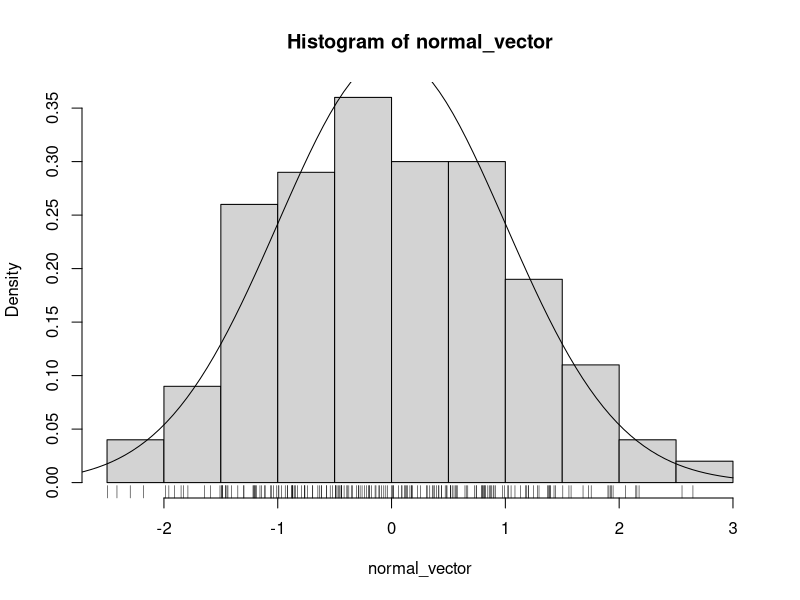
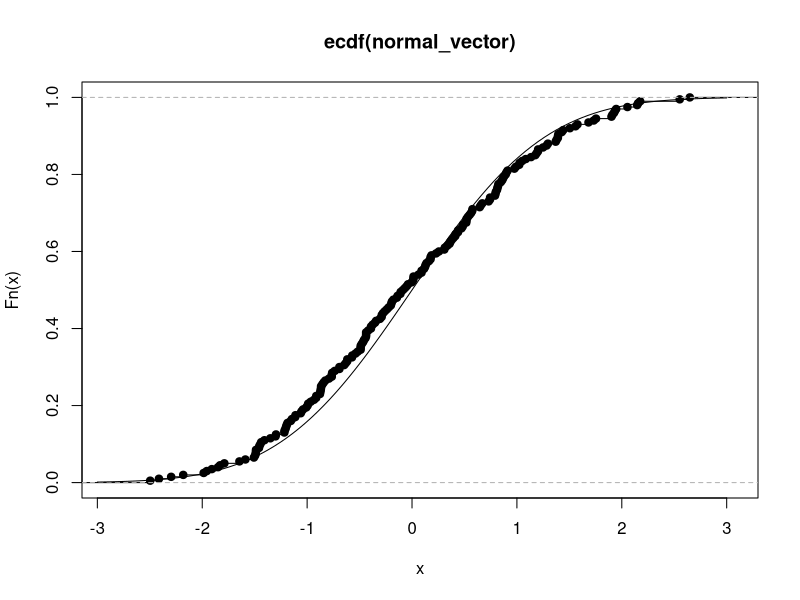
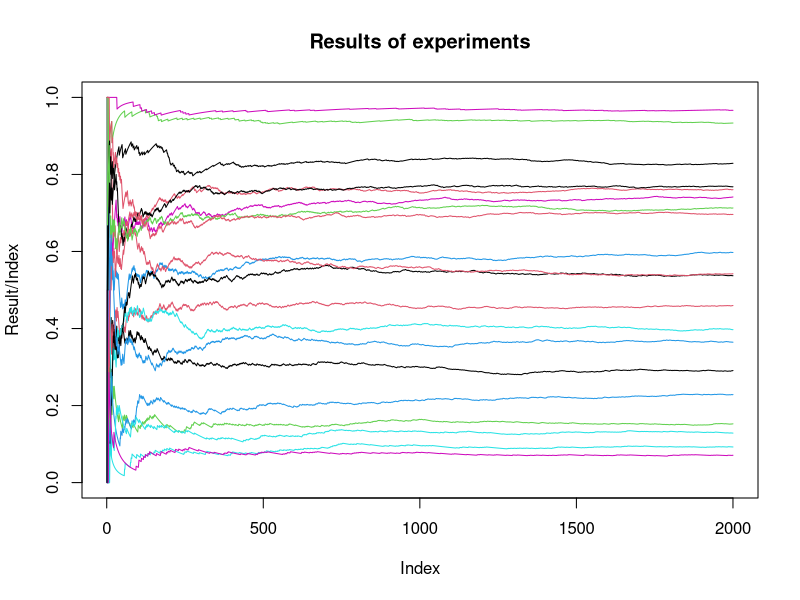
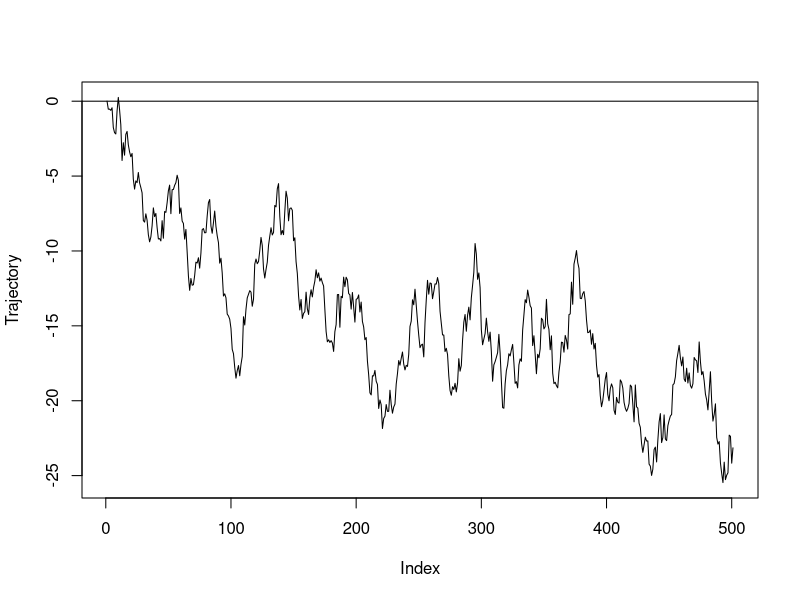
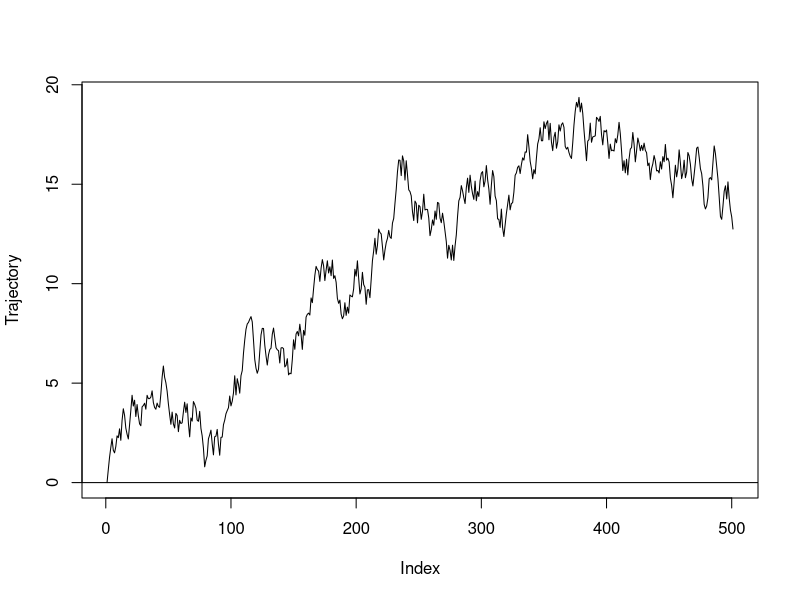
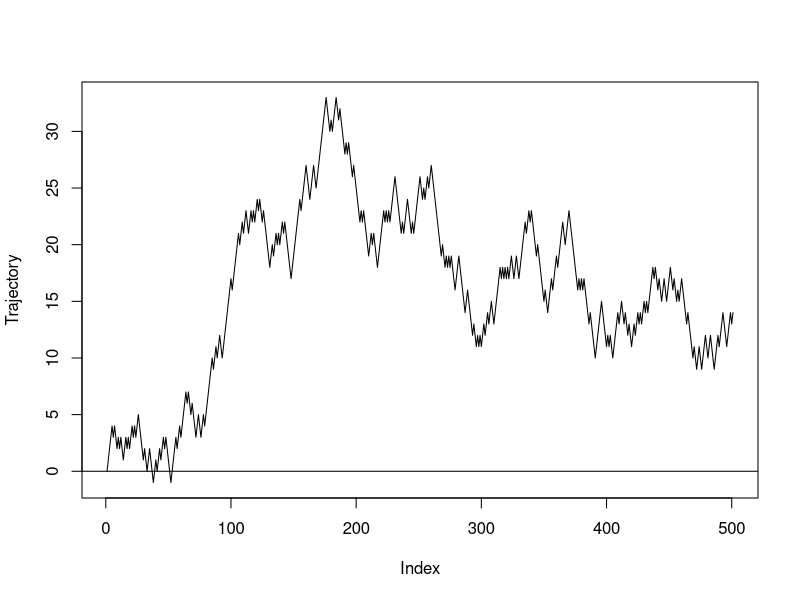

Write R code to recreate these figures, in order.
## ---- chunk 1
n <- 12

set.seed(10)
x <- runif(n)
x
## ---- chunk 2
normal_variable <- (sum(x) - n/2) / (sqrt(n/12))
normal_variable
## ---- chunk 3
normal <- function(){
  n <- 12
  x <- runif(n)
  normal_variable <- (sum(x) - n/2) / (sqrt(n/12))
  return(normal_variable)
}
normal()
## ---- chunk 4
m <- 200
normal_vector <- vector()
for (i in 1:m){
  normal_vector <- c(normal_vector, normal())
}
## ---- chunk 5
{
hist(normal_vector, prob = TRUE)
rug(normal_vector)
curve(dnorm, from = -3, to = 3, add = TRUE)
}
## ---- chunk 6
ecdf(normal_vector)
{
plot(ecdf(normal_vector))
curve(pnorm, from = -3, to = 3, add = TRUE)
}
ks.test(normal_vector, pnorm)
## ---- chunk 7
bern <- function(alfa, beta){
  x <- runif(1)
  return(as.integer(x < alfa / (alfa + beta)))
}

experiment <- function(alfa, beta, n){
X <- vector()
for (i in 1:n){
  Xn <- bern(alfa + sum(X), beta + length(X) - sum(X))
  X <- c(X, Xn)
}

S <- cumsum(X)
return(S)
}
## ---- chunk 8
alfa <- 1
beta <- 1
n <- 2000
data_for_plot <- data.frame(x = 1:n)

for(i in 1:20){
  results <- experiment(alfa, beta, n)
  name <- paste0("experiment", i)
  data_for_plot[name] <- results / (1:n)
}

# Creating plot
matplot(data_for_plot$x, data_for_plot[, -1], type = "l", lty = 1,
        xlab = "Index", ylab = "Result/Index", main = "Results of experiments")
## ---- chunk 9
generate_betas <- function(alfa, beta, n, m){
 betas <- vector()

  for(i in 1:m){
    results <- experiment(alfa, beta, n)
    betas <- c(betas, results[n]/n)
  }
 return(betas)
}

my_betas <- generate_betas(1, 1, 200, 200)
ks.test(my_betas, "pbeta", shape1 = 1, shape2 = 1)

my_betas <- generate_betas(3, 2, 200, 200)
ks.test(my_betas, "pbeta", shape1 = 3, shape2 = 2)

my_betas <- generate_betas(11, 1, 200, 200)
ks.test(my_betas, "pbeta", shape1 = 11, shape2 = 1)

my_betas <- generate_betas(0.5, 0.5, 200, 200)
ks.test(my_betas, "pbeta", shape1 = 0.5, shape2 = 0.5)

my_betas <- generate_betas(5, 31, 200, 200)
ks.test(my_betas, "pbeta", shape1 = 5, shape2 = 31)
## ---- chunk 10
rm(list = ls())
## ---- chunk 11
random_walk <- function(distribution, n, ...){
Sn <- cumsum(distribution(n, ...))
Sn <- c(0, Sn)
Tn <- cumsum(as.integer(Sn > 0)) / (1:(n+1))

return(list(Sn = Sn, Tn = Tn))
}


two_pointed <- function(n, alfa, beta){
  x <- runif(n)
  return(as.integer(x < alfa / (alfa + beta))*2 - 1)
}

normal_walk <- random_walk(rnorm, 500, mean = 0, sd = 1)
unif_walk <- random_walk(runif, 500, min = -1, max = 1)
bern_walk <- random_walk(two_pointed, 500, alfa = 1, beta = 1)

plot(normal_walk$Sn, type = "l", ylab = "Trajectory") + abline(h = 0) 
plot(unif_walk$Sn, type = "l", ylab = "Trajectory") + abline(h = 0)
plot(bern_walk$Sn, type = "l", ylab = "Trajectory") + abline(h = 0)


generate_Tn <- function(distribution, n, m, ...){
result <- vector()
for (i in (1:m)){
  walk <- random_walk(distribution, n, ...)
  result <- c(result, walk$Tn[length(walk$Tn)])
}
return(result)
}

realization_Tn <- generate_Tn(rnorm, 500, 50, mean = 0, sd = 1)
ks.test(realization_Tn, "pbeta", shape1 = 1/2, shape2 = 1/2)
## ---- chunk 12
rm(list = ls())
## ---- chunk 13
argmin <- vector()

for (i in 1:10000){
W = rexp(3, rate = c(1, 2, 5))
argmin <- c(argmin, which.min(W))
}

table(argmin) / length(argmin)

# Function for generating discrete variables
generate_discretes <- function(n, freq){
  argmin <- vector()
  for (i in 1:n){
    W = rexp(length(freq), rate = freq)
    argmin <- c(argmin, which.min(W))
  }
  return(argmin)
}

n <- 1000
vector1 <- c(1,2,3)
vector2 <- c(1, 1, 10, 2, 3)
vector3 <- c(8, 12)

discrete_realization <- generate_discretes(n, vector1)
table(discrete_realization) / n

discrete_realization <- generate_discretes(n, vector2)
table(discrete_realization) / n

discrete_realization <- generate_discretes(n, vector3)
table(discrete_realization) / n

## ---- chunk 14
rm(list = ls())
